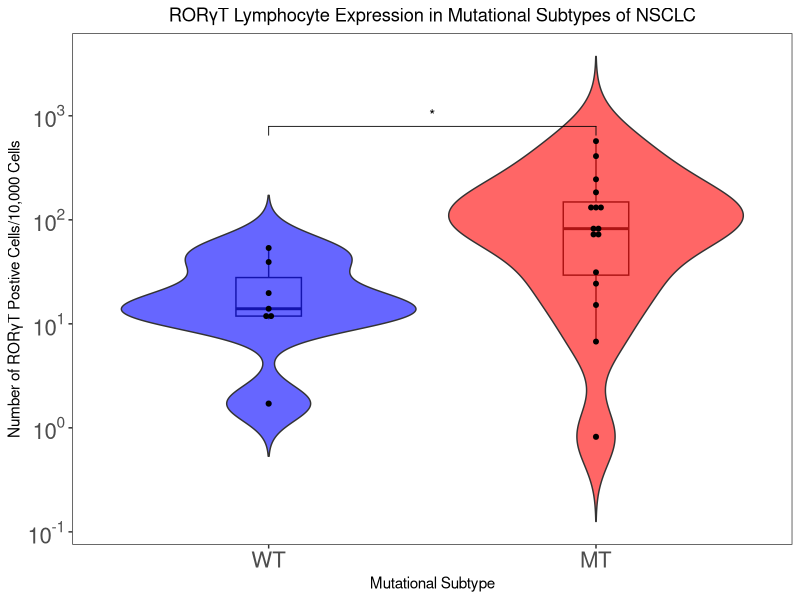

This figure's R source:
# My go 1#

# Jack playing around scripts 2 #

library(ggpubr)
library(ggplot2)
library(scales)

raw_data <- read.csv("all_mt_vs_wt.csv")

cbcols <- c("WT" = "#0000FF",
            "MT" = "#FF0000")

my_comparisons <- list(c("WT", "MT"))
raw_data$mutation <- factor(raw_data$mutation, levels = c("WT", "MT"))


pdf("./Test_Export/t1.pdf", height = 6, width = 6)
temp_plot <- ggplot(raw_data, aes(x = mutation, y = rorgt)) +
  geom_boxplot(alpha = 0.5, width = 0.2) + 
  geom_violin(trim = F, aes(mutation, fill = mutation),
              scale = "width", alpha = 0.6) +
  geom_dotplot(binaxis = "y", stackdir = "center", 
               dotsize = 0.5, color = "Black", fill = "Black") +
  scale_y_log10(breaks = trans_breaks("log10", function(x) 10^x),
                labels = trans_format("log10", math_format(10^.x))) +
  scale_fill_manual(values = cbcols) +
  labs(x = "Mutational Subtype", y = "Number of RORγT Postive Cells/10,000 Cells") +
  theme_bw() +
  theme(axis.text = element_text(size = 16)) +
  theme(panel.grid.major = element_blank(), panel.grid.minor = element_blank()) +
  theme(legend.position = "none") + 
  ggtitle("RORγT Lymphocyte Expression in Mutational Subtypes of NSCLC") +
  theme(plot.title = element_text(hjust = 0.5)) +
  stat_compare_means(comparisons = my_comparisons,
                     label = "p.signif", method = "wilcox.test")
temp_plot
dev.off()